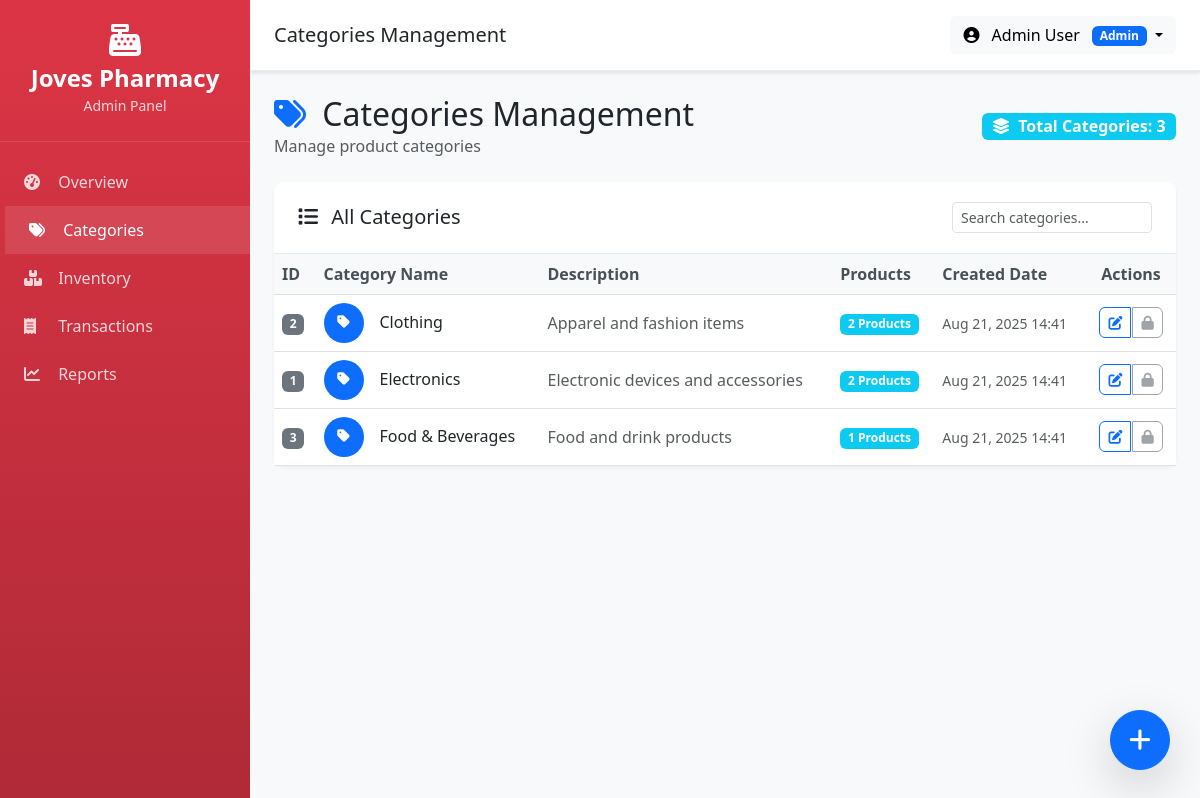
The app's page /categories.php (signed in) with its own data.
### tables this page shows
CREATE TABLE categories (
    id INT PRIMARY KEY AUTO_INCREMENT,
    name VARCHAR(100) NOT NULL,
    description TEXT,
    created_at TIMESTAMP DEFAULT CURRENT_TIMESTAMP
);

### categories.php (the view, shortened to what this page needs)
<?php
$db = Database::getInstance()->getConnection();
try {
    $stmt = $db->query("
        SELECT c.*, COUNT(p.id) as product_count
        FROM categories c
        LEFT JOIN products p ON c.id = p.category_id
        GROUP BY c.id
        ORDER BY c.name ASC
    ");
    $categories = $stmt->fetchAll(PDO::FETCH_ASSOC);
} catch (PDOException $e) {
    $error_message = "Error fetching categories: " . $e->getMessage();
    $categories = [];
}
?>
<div class="d-flex justify-content-between align-items-center mb-4">
    <div>
        <h2 class="mb-0">
            <i class="fas fa-tags text-primary me-2"></i>
            Categories Management
        </h2>
        <p class="text-muted mb-0">Manage product categories</p>
    </div>
    <div>
        <span class="badge bg-info fs-6">
            <i class="fas fa-layer-group me-1"></i>
            Total Categories: <?php echo count($categories); ?>
        </span>
    </div>
</div>
<div class="content-card">
    <div class="card-header d-flex justify-content-between align-items-center">
        <h5 class="mb-0">
            <i class="fas fa-list me-2"></i>
            All Categories
        </h5>
        <div class="d-flex gap-2">
            <input type="text" id="searchInput" class="form-control form-control-sm" placeholder="Search categories..." style="width: 200px;">
        </div>
    </div>
    <div class="card-body p-0">
        <?php if (empty($categories)): ?>
            <div class="text-center py-5">
                <i class="fas fa-tags fa-3x text-muted mb-3"></i>
                <h5 class="text-muted">No Categories Found</h5>
                <p class="text-muted">Start by adding your first category</p>
                <button class="btn btn-primary" data-bs-toggle="modal" data-bs-target="#addCategoryModal">
                    <i class="fas fa-plus me-2"></i>Add First Category
                </button>
            </div>
        <?php else: ?>
            <div class="table-responsive">
                <table class="table table-hover mb-0" id="categoriesTable">
                    <thead class="table-light">
                        <tr>
                            <th>ID</th>
                            <th>Category Name</th>
                            <th>Description</th>
                            <th>Products</th>
                            <th>Created Date</th>
                            <th class="text-center">Actions</th>
                        </tr>
                    </thead>
                    <tbody>
                        <?php foreach ($categories as $category): ?>
                            <tr>
                                <td>
                                    <span class="badge bg-secondary"><?php echo $category['id']; ?></span>
                                </td>
                                <td>
                                    <div class="d-flex align-items-center">
                                        <div class="category-icon bg-primary text-white rounded-circle d-flex align-items-center justify-content-center me-3" style="width: 40px; height: 40px;">
                                            <i class="fas fa-tag"></i>
                                        </div>
                                        <div>
                                            <h6 class="mb-0"><?php echo htmlspecialchars($category['name']); ?></h6>
                                        </div>
                                    </div>
                                </td>
                                <td>
                                    <span class="text-muted">
                                        <?php echo htmlspecialchars($category['description'] ?: 'No description'); ?>
                                    </span>
                                </td>
                                <td>
                                    <span class="badge bg-info">
                                        <?php echo $category['product_count']; ?> Products
                                    </span>
                                </td>
                                <td>
                                    <small class="text-muted">
                                        <?php echo date('M d, Y H:i', strtotime($category['created_at'])); ?>
                                    </small>
                                </td>
                                <td class="text-center">
                                    <div class="btn-group" role="group">
                                        <button class="btn btn-sm btn-outline-primary" onclick="editCategory(<?php echo htmlspecialchars(json_encode($category)); ?>)" title="Edit Category">
                                            <i class="fas fa-edit"></i>
                                        </button>
                                        <?php if ($category['product_count'] == 0): ?>
                                            <button class="btn btn-sm btn-outline-danger" onclick="deleteCategory(<?php echo $category['id']; ?>, '<?php echo htmlspecialchars($category['name']); ?>')" title="Delete Category">
                                                <i class="fas fa-trash"></i>
                                            </button>
                                        <?php else: ?>
                                            <button class="btn btn-sm btn-outline-secondary" disabled title="Cannot delete - has products">
                                                <i class="fas fa-lock"></i>
                                            </button>
                                        <?php endif; ?>
                                    </div>
                                </td>
                            </tr>
                        <?php endforeach; ?>
                    </tbody>
                </table>
            </div>
        <?php endif; ?>
    </div>
</div>
<div class="position-fixed floating-btn">
    <button class="btn btn-primary btn-lg rounded-circle shadow-lg" data-bs-toggle="modal" data-bs-target="#addCategoryModal" title="Add New Category">
        <i class="fas fa-plus fa-lg"></i>
    </button>
</div>
<?php
include 'layout.php';
?>

### layout.php (style rules this page uses)
body { background-color: #f8f9fa; font-family: 'Segoe UI', Tahoma, Geneva, Verdana, sans-serif; }
.content-card { background: white; border-radius: 10px; box-shadow: 0 2px 4px rgba(0,0,0,0.05); margin-bottom: 1.5rem; }
.content-card .card-header { background: transparent; border-bottom: 1px solid #e9ecef; padding: 1.25rem 1.5rem; font-weight: 600; }
.content-card .card-body { padding: 1.5rem; }
.table { margin-bottom: 0; }
.table th { border-top: none; background-color: #f8f9fa; font-weight: 600; color: #495057; }

### categories.php (style rules this page uses)
.floating-btn { bottom: 30px; right: 30px; z-index: 1050; }
.floating-btn .btn { box-shadow: 0 4px 12px rgba(0,0,0,0.15); transition: all 0.3s ease; width: 60px; height: 60px; }
.category-icon { font-size: 0.9rem; }
.content-card { border: none; box-shadow: 0 2px 4px rgba(0,0,0,0.05); border-radius: 10px; }
.table th { border-top: none; font-weight: 600; color: #495057; background-color: #f8f9fa; }
.table td { vertical-align: middle; border-top: 1px solid #e9ecef; }
.btn-group .btn { border-radius: 6px; margin: 0 2px; }

### records on screen
categories: id "2", name "Clothing", description "Apparel and fashion items", product_count "2", created_at "Aug 21, 2025 14:41"
categories: id "1", name "Electronics", description "Electronic devices and accessories", product_count "2", created_at "Aug 21, 2025 14:41"
categories: id "3", name "Food & Beverages", description "Food and drink products", product_count "1", created_at "Aug 21, 2025 14:41"

### other values on screen
$page_title "Categories Management"
$_SESSION['first_name'] . ' ' . $_SESSION['last_name'] "Admin User"
$_SESSION['role'] "Admin"
count($categories) "3"
